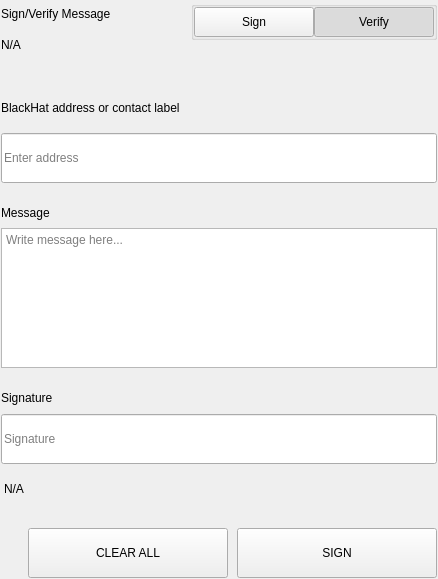
<?xml version="1.0" encoding="UTF-8"?>
<ui version="4.0">
 <class>SettingsSignMessageWidgets</class>
 <widget class="QWidget" name="SettingsSignMessageWidgets">
  <property name="geometry">
   <rect>
    <x>0</x>
    <y>0</y>
    <width>438</width>
    <height>579</height>
   </rect>
  </property>
  <property name="windowTitle">
   <string notr="true">N/A</string>
  </property>
  <layout class="QVBoxLayout" name="verticalLayout">
   <property name="spacing">
    <number>0</number>
   </property>
   <property name="leftMargin">
    <number>0</number>
   </property>
   <property name="topMargin">
    <number>0</number>
   </property>
   <property name="rightMargin">
    <number>0</number>
   </property>
   <property name="bottomMargin">
    <number>0</number>
   </property>
   <item>
    <widget class="QWidget" name="left" native="true">
     <layout class="QVBoxLayout" name="verticalLayout_3">
      <property name="leftMargin">
       <number>0</number>
      </property>
      <property name="topMargin">
       <number>0</number>
      </property>
      <property name="rightMargin">
       <number>0</number>
      </property>
      <property name="bottomMargin">
       <number>0</number>
      </property>
      <item>
       <widget class="QWidget" name="container_sign" native="true">
        <layout class="QVBoxLayout" name="verticalLayout_2">
         <property name="spacing">
          <number>0</number>
         </property>
         <property name="leftMargin">
          <number>1</number>
         </property>
         <property name="topMargin">
          <number>1</number>
         </property>
         <property name="rightMargin">
          <number>1</number>
         </property>
         <property name="bottomMargin">
          <number>1</number>
         </property>
         <item>
          <layout class="QHBoxLayout" name="horizontalLayout_3" stretch="3,1">
           <property name="spacing">
            <number>40</number>
           </property>
           <item>
            <layout class="QVBoxLayout" name="verticalLayoutTitle">
             <property name="spacing">
              <number>5</number>
             </property>
             <item>
              <widget class="QLabel" name="labelTitle">
               <property name="text">
                <string>Sign/Verify Message</string>
               </property>
              </widget>
             </item>
             <item>
              <widget class="QLabel" name="labelSubtitle1">
               <property name="text">
                <string notr="true">N/A</string>
               </property>
               <property name="wordWrap">
                <bool>true</bool>
               </property>
              </widget>
             </item>
            </layout>
           </item>
           <item alignment="Qt::AlignRight|Qt::AlignTop">
            <widget class="QWidget" name="containerSwitch" native="true">
             <property name="styleSheet">
              <string notr="true">#containerSwitch{
	padding-top:9px;
}</string>
             </property>
             <layout class="QVBoxLayout" name="verticalLayout_6">
              <property name="spacing">
               <number>4</number>
              </property>
              <property name="leftMargin">
               <number>0</number>
              </property>
              <property name="topMargin">
               <number>0</number>
              </property>
              <property name="rightMargin">
               <number>0</number>
              </property>
              <property name="bottomMargin">
               <number>0</number>
              </property>
              <item alignment="Qt::AlignRight">
               <widget class="QGroupBox" name="groupBox">
                <property name="sizePolicy">
                 <sizepolicy hsizetype="Fixed" vsizetype="Preferred">
                  <horstretch>0</horstretch>
                  <verstretch>0</verstretch>
                 </sizepolicy>
                </property>
                <property name="title">
                 <string/>
                </property>
                <property name="alignment">
                 <set>Qt::AlignRight|Qt::AlignTop|Qt::AlignTrailing</set>
                </property>
                <layout class="QHBoxLayout" name="horizontalLayout_4">
                 <property name="spacing">
                  <number>0</number>
                 </property>
                 <property name="leftMargin">
                  <number>0</number>
                 </property>
                 <property name="topMargin">
                  <number>0</number>
                 </property>
                 <property name="rightMargin">
                  <number>0</number>
                 </property>
                 <property name="bottomMargin">
                  <number>0</number>
                 </property>
                 <item>
                  <widget class="QPushButton" name="pushSign">
                   <property name="minimumSize">
                    <size>
                     <width>120</width>
                     <height>30</height>
                    </size>
                   </property>
                   <property name="maximumSize">
                    <size>
                     <width>120</width>
                     <height>30</height>
                    </size>
                   </property>
                   <property name="focusPolicy">
                    <enum>Qt::NoFocus</enum>
                   </property>
                   <property name="text">
                    <string>Sign</string>
                   </property>
                   <property name="checkable">
                    <bool>true</bool>
                   </property>
                   <property name="autoExclusive">
                    <bool>true</bool>
                   </property>
                  </widget>
                 </item>
                 <item>
                  <widget class="QPushButton" name="pushVerify">
                   <property name="minimumSize">
                    <size>
                     <width>120</width>
                     <height>30</height>
                    </size>
                   </property>
                   <property name="maximumSize">
                    <size>
                     <width>120</width>
                     <height>30</height>
                    </size>
                   </property>
                   <property name="focusPolicy">
                    <enum>Qt::NoFocus</enum>
                   </property>
                   <property name="text">
                    <string>Verify</string>
                   </property>
                   <property name="checkable">
                    <bool>true</bool>
                   </property>
                   <property name="checked">
                    <bool>true</bool>
                   </property>
                   <property name="autoExclusive">
                    <bool>true</bool>
                   </property>
                  </widget>
                 </item>
                </layout>
               </widget>
              </item>
              <item alignment="Qt::AlignHCenter|Qt::AlignTop">
               <widget class="QLabel" name="labelSubtitleSwitch">
                <property name="text">
                 <string/>
                </property>
                <property name="alignment">
                 <set>Qt::AlignRight|Qt::AlignTrailing|Qt::AlignVCenter</set>
                </property>
               </widget>
              </item>
             </layout>
            </widget>
           </item>
          </layout>
         </item>
         <item>
          <spacer name="verticalSpacer_2">
           <property name="orientation">
            <enum>Qt::Vertical</enum>
           </property>
           <property name="sizeType">
            <enum>QSizePolicy::Fixed</enum>
           </property>
           <property name="sizeHint" stdset="0">
            <size>
             <width>20</width>
             <height>40</height>
            </size>
           </property>
          </spacer>
         </item>
         <item>
          <widget class="QWidget" name="containerAddress" native="true">
           <property name="sizePolicy">
            <sizepolicy hsizetype="Preferred" vsizetype="Fixed">
             <horstretch>0</horstretch>
             <verstretch>0</verstretch>
            </sizepolicy>
           </property>
           <layout class="QVBoxLayout" name="verticalLayout_5" stretch="0,0">
            <property name="spacing">
             <number>15</number>
            </property>
            <property name="leftMargin">
             <number>0</number>
            </property>
            <property name="topMargin">
             <number>0</number>
            </property>
            <property name="rightMargin">
             <number>0</number>
            </property>
            <property name="bottomMargin">
             <number>0</number>
            </property>
            <item>
             <widget class="QLabel" name="labelSubtitleAddress">
              <property name="minimumSize">
               <size>
                <width>0</width>
                <height>20</height>
               </size>
              </property>
              <property name="maximumSize">
               <size>
                <width>16777215</width>
                <height>20</height>
               </size>
              </property>
              <property name="text">
               <string>BlackHat address or contact label</string>
              </property>
             </widget>
            </item>
            <item>
             <widget class="QLineEdit" name="addressIn_SM">
              <property name="minimumSize">
               <size>
                <width>0</width>
                <height>50</height>
               </size>
              </property>
              <property name="maximumSize">
               <size>
                <width>16777215</width>
                <height>50</height>
               </size>
              </property>
              <property name="placeholderText">
               <string>Enter address</string>
              </property>
             </widget>
            </item>
           </layout>
          </widget>
         </item>
         <item>
          <spacer name="verticalSpacer_3">
           <property name="orientation">
            <enum>Qt::Vertical</enum>
           </property>
           <property name="sizeType">
            <enum>QSizePolicy::Fixed</enum>
           </property>
           <property name="sizeHint" stdset="0">
            <size>
             <width>20</width>
             <height>20</height>
            </size>
           </property>
          </spacer>
         </item>
         <item>
          <layout class="QVBoxLayout" name="verticalLayout_9">
           <property name="spacing">
            <number>5</number>
           </property>
           <item>
            <widget class="QLabel" name="labelSubtitleMessage">
             <property name="minimumSize">
              <size>
               <width>0</width>
               <height>20</height>
              </size>
             </property>
             <property name="maximumSize">
              <size>
               <width>16777215</width>
               <height>20</height>
              </size>
             </property>
             <property name="text">
              <string>Message</string>
             </property>
            </widget>
           </item>
           <item>
            <widget class="QPlainTextEdit" name="messageIn_SM">
             <property name="minimumSize">
              <size>
               <width>0</width>
               <height>140</height>
              </size>
             </property>
             <property name="maximumSize">
              <size>
               <width>16777215</width>
               <height>140</height>
              </size>
             </property>
             <property name="placeholderText">
              <string>Write message here...</string>
             </property>
            </widget>
           </item>
          </layout>
         </item>
         <item>
          <spacer name="verticalSpacer_4">
           <property name="orientation">
            <enum>Qt::Vertical</enum>
           </property>
           <property name="sizeType">
            <enum>QSizePolicy::Fixed</enum>
           </property>
           <property name="sizeHint" stdset="0">
            <size>
             <width>20</width>
             <height>20</height>
            </size>
           </property>
          </spacer>
         </item>
         <item>
          <widget class="QWidget" name="widget" native="true">
           <property name="minimumSize">
            <size>
             <width>0</width>
             <height>75</height>
            </size>
           </property>
           <property name="maximumSize">
            <size>
             <width>16777215</width>
             <height>16777215</height>
            </size>
           </property>
           <layout class="QVBoxLayout" name="verticalLayout_4">
            <property name="leftMargin">
             <number>0</number>
            </property>
            <property name="topMargin">
             <number>0</number>
            </property>
            <property name="rightMargin">
             <number>0</number>
            </property>
            <property name="bottomMargin">
             <number>0</number>
            </property>
            <item>
             <widget class="QLabel" name="labelSubtitleSignature">
              <property name="minimumSize">
               <size>
                <width>0</width>
                <height>20</height>
               </size>
              </property>
              <property name="maximumSize">
               <size>
                <width>16777215</width>
                <height>20</height>
               </size>
              </property>
              <property name="text">
               <string>Signature</string>
              </property>
             </widget>
            </item>
            <item>
             <widget class="QLineEdit" name="signatureOut_SM">
              <property name="minimumSize">
               <size>
                <width>0</width>
                <height>50</height>
               </size>
              </property>
              <property name="placeholderText">
               <string>Signature</string>
              </property>
             </widget>
            </item>
           </layout>
          </widget>
         </item>
         <item>
          <widget class="QLabel" name="statusLabel_SM">
           <property name="styleSheet">
            <string notr="true">padding-top:5px;</string>
           </property>
           <property name="text">
            <string notr="true">N/A</string>
           </property>
          </widget>
         </item>
         <item>
          <spacer name="verticalSpacer">
           <property name="orientation">
            <enum>Qt::Vertical</enum>
           </property>
           <property name="sizeType">
            <enum>QSizePolicy::Fixed</enum>
           </property>
           <property name="sizeHint" stdset="0">
            <size>
             <width>20</width>
             <height>20</height>
            </size>
           </property>
          </spacer>
         </item>
         <item>
          <layout class="QHBoxLayout" name="horizontalLayout_7">
           <property name="spacing">
            <number>9</number>
           </property>
           <item>
            <spacer name="horizontalSpacer_5">
             <property name="orientation">
              <enum>Qt::Horizontal</enum>
             </property>
             <property name="sizeType">
              <enum>QSizePolicy::Expanding</enum>
             </property>
             <property name="sizeHint" stdset="0">
              <size>
               <width>40</width>
               <height>20</height>
              </size>
             </property>
            </spacer>
           </item>
           <item>
            <widget class="QPushButton" name="pushButtonClear">
             <property name="minimumSize">
              <size>
               <width>200</width>
               <height>50</height>
              </size>
             </property>
             <property name="focusPolicy">
              <enum>Qt::NoFocus</enum>
             </property>
             <property name="text">
              <string>CLEAR ALL</string>
             </property>
            </widget>
           </item>
           <item>
            <widget class="QPushButton" name="pushButtonSave">
             <property name="minimumSize">
              <size>
               <width>200</width>
               <height>50</height>
              </size>
             </property>
             <property name="maximumSize">
              <size>
               <width>200</width>
               <height>50</height>
              </size>
             </property>
             <property name="focusPolicy">
              <enum>Qt::NoFocus</enum>
             </property>
             <property name="text">
              <string>SIGN</string>
             </property>
            </widget>
           </item>
          </layout>
         </item>
        </layout>
       </widget>
      </item>
     </layout>
    </widget>
   </item>
  </layout>
 </widget>
 <resources/>
 <connections/>
</ui>
